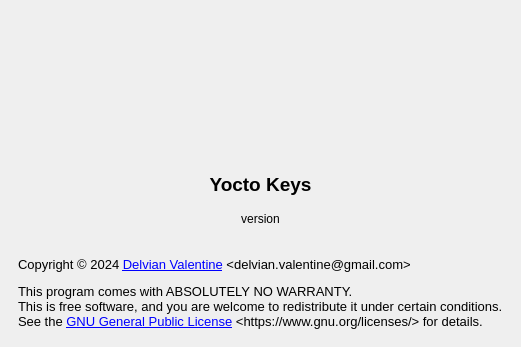
<?xml version="1.0" encoding="UTF-8"?>
<ui version="4.0">
 <author>Delvian Valentine</author>
 <class>Dialog</class>
 <widget class="QDialog" name="Dialog">
  <property name="geometry">
   <rect>
    <x>0</x>
    <y>0</y>
    <width>521</width>
    <height>347</height>
   </rect>
  </property>
  <property name="windowTitle">
   <string>About Yocto Keys</string>
  </property>
  <layout class="QVBoxLayout" name="verticalLayout">
   <property name="leftMargin">
    <number>18</number>
   </property>
   <property name="topMargin">
    <number>18</number>
   </property>
   <property name="rightMargin">
    <number>18</number>
   </property>
   <property name="bottomMargin">
    <number>18</number>
   </property>
   <item>
    <widget class="QLabel" name="label_icon">
     <property name="minimumSize">
      <size>
       <width>0</width>
       <height>128</height>
      </size>
     </property>
     <property name="text">
      <string/>
     </property>
     <property name="alignment">
      <set>Qt::AlignCenter</set>
     </property>
    </widget>
   </item>
   <item>
    <spacer name="verticalSpacer_2">
     <property name="orientation">
      <enum>Qt::Vertical</enum>
     </property>
     <property name="sizeType">
      <enum>QSizePolicy::Fixed</enum>
     </property>
     <property name="sizeHint" stdset="0">
      <size>
       <width>20</width>
       <height>18</height>
      </size>
     </property>
    </spacer>
   </item>
   <item>
    <widget class="QLabel" name="label_2">
     <property name="font">
      <font>
       <pointsize>14</pointsize>
       <bold>true</bold>
      </font>
     </property>
     <property name="text">
      <string>Yocto Keys</string>
     </property>
     <property name="alignment">
      <set>Qt::AlignCenter</set>
     </property>
    </widget>
   </item>
   <item>
    <widget class="QLabel" name="label_version">
     <property name="text">
      <string>version</string>
     </property>
     <property name="alignment">
      <set>Qt::AlignCenter</set>
     </property>
    </widget>
   </item>
   <item>
    <spacer name="verticalSpacer">
     <property name="orientation">
      <enum>Qt::Vertical</enum>
     </property>
     <property name="sizeType">
      <enum>QSizePolicy::Fixed</enum>
     </property>
     <property name="sizeHint" stdset="0">
      <size>
       <width>20</width>
       <height>18</height>
      </size>
     </property>
    </spacer>
   </item>
   <item>
    <widget class="QLabel" name="label_4">
     <property name="font">
      <font>
       <pointsize>10</pointsize>
      </font>
     </property>
     <property name="text">
      <string>&lt;html&gt;&lt;head/&gt;&lt;body&gt;&lt;p&gt;Copyright © 2024 &lt;a href=&quot;mailto:delvian.valentine@gmail.com&quot;&gt;&lt;span style=&quot; text-decoration: underline; color:#0000ff;&quot;&gt;Delvian Valentine&lt;/span&gt;&lt;/a&gt; &amp;lt;delvian.valentine@gmail.com&amp;gt;&lt;/p&gt;&lt;p&gt;This program comes with ABSOLUTELY NO WARRANTY.&lt;br/&gt;This is free software, and you are welcome to redistribute it under certain conditions.&lt;br/&gt;See the &lt;a href=&quot;https://www.gnu.org/licenses/&quot;&gt;&lt;span style=&quot; text-decoration: underline; color:#0000ff;&quot;&gt;GNU General Public License&lt;/span&gt;&lt;/a&gt; &amp;lt;https://www.gnu.org/licenses/&amp;gt; for details.&lt;/p&gt;&lt;/body&gt;&lt;/html&gt;</string>
     </property>
     <property name="openExternalLinks">
      <bool>true</bool>
     </property>
     <property name="textInteractionFlags">
      <set>Qt::LinksAccessibleByMouse|Qt::TextSelectableByMouse</set>
     </property>
    </widget>
   </item>
  </layout>
 </widget>
 <resources/>
 <connections/>
</ui>
